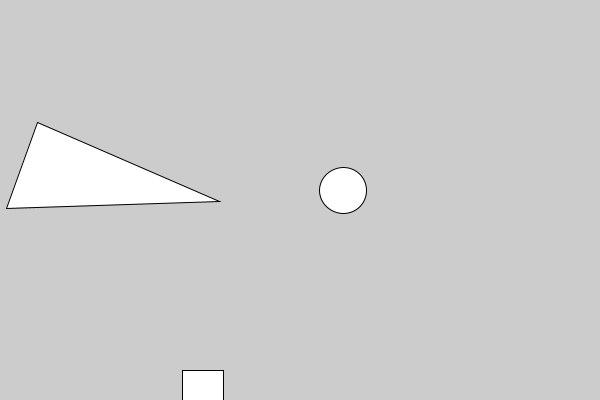
Frame 1 (no input)
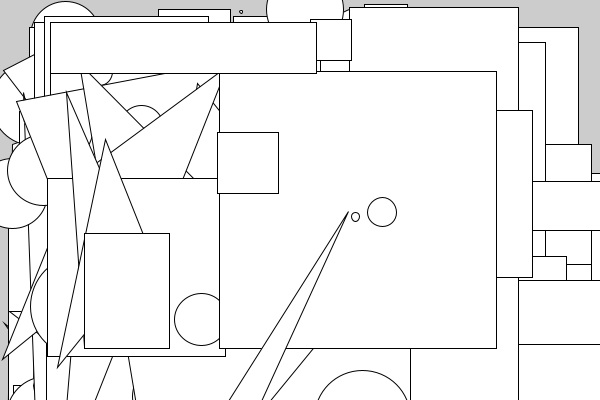
Frame 60 (the mouse pressed at the canvas centre just before this capture)
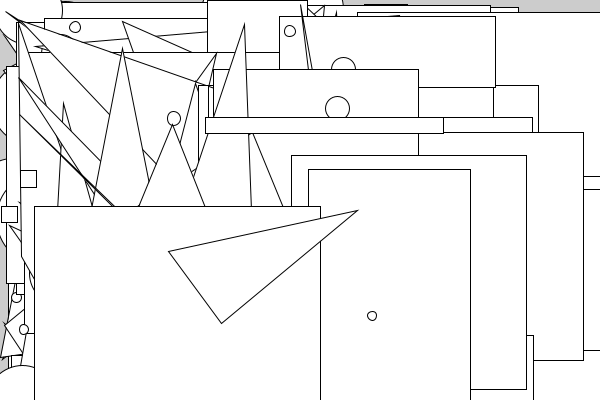
Frame 120 (the mouse held since frame 60 and released just before this capture)

The Processing sketch that drew these frames (run headless with seeded random() and noise(); from frame 60 on, the mouse is pressed at the canvas centre):

// Processing sketch: klasser
// ── klasser.pde
// initiering af variablen f
Firkant f;
Cirkel c;
Trekant t;
Rektangel r;

int tal = int(random(2));

void setup() {
  size (600, 400);
  frameRate(10);
}

void draw() {
  // initiering af objektet f
  f = new Firkant();
  c = new Cirkel();
  t = new Trekant();
  r = new Rektangel();
  // tegner firkanten på canvas
  f.drawFirkant();
  c.drawCirkel();
  t.drawTrekant();
  r.drawRektangel();
}

// ── Circkel.pde
class Cirkel {
  // klassens attributter/ tilstand
  float x, y, s;  

  //konstroktøren
  Cirkel() {
    this.x = random(400);
    this.y = random(600);
    this.s = random(101);
  }

  // klassens metoder
  
  // tegn firkant på canvas
  void drawCirkel() {
    circle(x, y, s);
  }
}

// ── Firkant.pde
class Firkant {
  // klassens attributter/ tilstand
  float x, y, s;  

  //konstroktøren
  Firkant() {
    this.x = random(400);
    this.y = random(600);
    this.s = random(300);
  }

  // klassens metoder
  
  // tegn firkant på canvas
  void drawFirkant() {
    square(x, y, s);
  }
}

// ── Rektangel.pde
class Rektangel {
  // klassens attributter/ tilstand
  float x, y, x2, y2;  

  //konstroktøren
  Rektangel() {
    this.x = random(400);
    this.y = random(600);
    this.x2 = random(400);
    this.y2 = random(600);
  }

  // klassens metoder
  
  // tegn firkant på canvas
  void drawRektangel() {
    rect(x, y, x2, y2);
  }
}

// ── Trekant.pde
class Trekant {
  // klassens attributter/ tilstand
  float x, y, x2, y2, x3, y3;  

  //konstroktøren
  Trekant() {
    this.x = random(400);
    this.y = random(600);
    this.x2 = random(400);
    this.y2 = random(600);
    this.x3 = random(400);
    this.y3 = random(600);
  }

  // klassens metoder
  
  // tegn firkant på canvas
  void drawTrekant() {
    triangle(x, y, x2, y2, x3, y3);
  }
}
